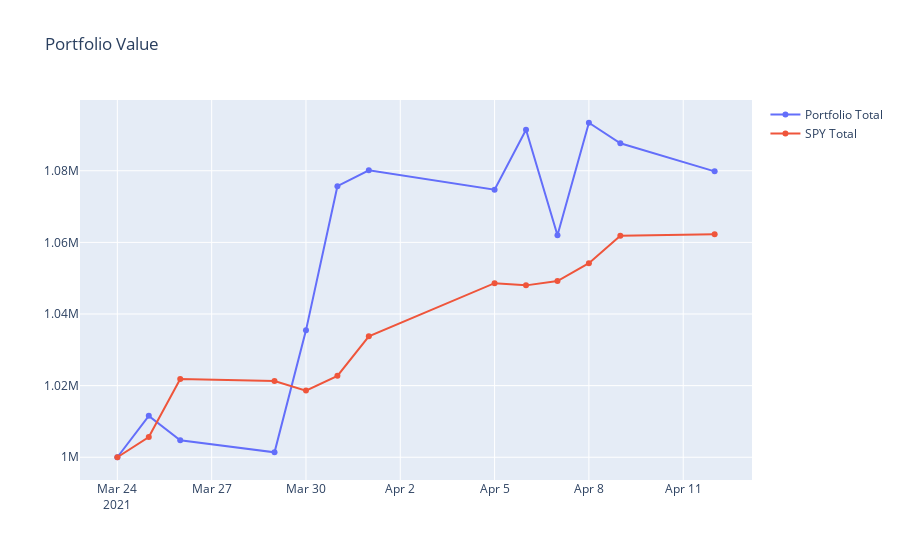

The notebook cell saved with this chart:
### Code cell
# Visualize Portfolio Value and Compare it to SPY benchmark
import plotly.graph_objects as go
fig = go.Figure()
fig.add_trace(go.Scatter(x=portfolio_val.index, y=portfolio_val['Portfolio Total'], name='Portfolio Total'))
fig.add_trace(go.Scatter(x=SPY.index, y=SPY['SPY Total'],name='SPY Total'))
fig.update_layout(title="Portfolio Value")

### Figure 1 — Plotly figure (JSON) as saved in the notebook; plotly's stock layout.template omitted (floating-point values rounded to 4 significant figures)
{"data": [{"name": "Portfolio Total", "type": "scatter", "x": ["2021-03-24T00:00:00", "2021-03-25T00:00:00", "2021-03-26T00:00:00", "2021-03-29T00:00:00", "2021-03-30T00:00:00", "2021-03-31T00:00:00", "2021-04-01T00:00:00", "2021-04-05T00:00:00", "2021-04-06T00:00:00", "2021-04-07T00:00:00", "2021-04-08T00:00:00", "2021-04-09T00:00:00", "2021-04-12T00:00:00"], "y": [1000000, 1011559, 1004766, 1001379, 1035433, 1075686, 1080149, 1074708, 1091438, 1061994, 1093412, 1087682, 1079843]}, {"name": "SPY Total", "type": "scatter", "x": ["2021-03-24T00:00:00", "2021-03-25T00:00:00", "2021-03-26T00:00:00", "2021-03-29T00:00:00", "2021-03-30T00:00:00", "2021-03-31T00:00:00", "2021-04-01T00:00:00", "2021-04-05T00:00:00", "2021-04-06T00:00:00", "2021-04-07T00:00:00", "2021-04-08T00:00:00", "2021-04-09T00:00:00", "2021-04-12T00:00:00"], "y": [1000000, 1005626, 1021831, 1021315, 1018606, 1022734, 1033779, 1048617, 1047998, 1049210, 1054191, 1061855, 1062242]}], "layout": {"autosize": true, "title": {"text": "Portfolio Value"}, "xaxis": {"autorange": true, "range": ["2021-03-22 20:42:27.7266", "2021-04-13 03:17:32.2734"], "type": "date"}, "yaxis": {"autorange": true, "range": [993200.0, 1100000.0], "type": "linear"}}}
